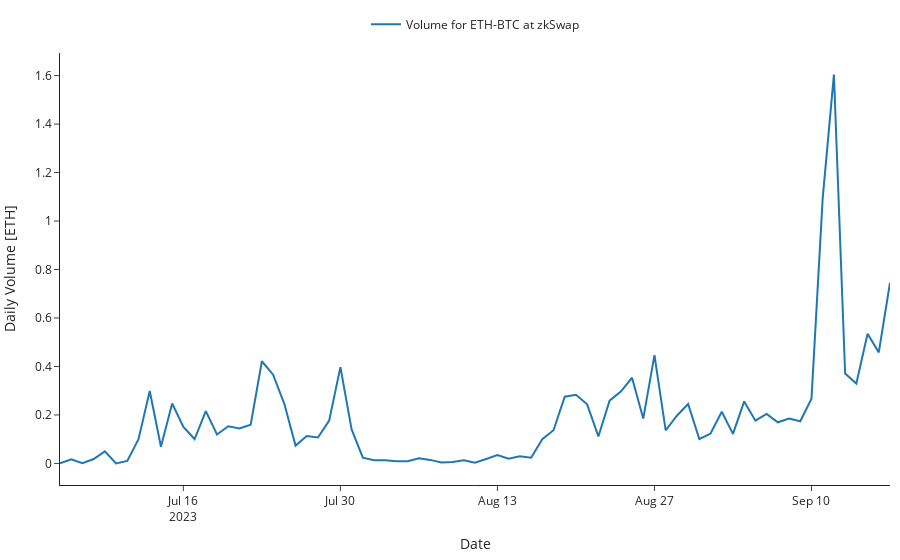

This figure's notebook cell:
### Code cell
fig = go.Figure(layout=layout)

fig.add_trace(go.Scatter(x=df_per_day['timestamp'],
                            y=df_per_day2['volume_ETH'].astype(
                                float),
                            mode='lines',
                            name = 'Volume for ETH-BTC at zkSwap'))

fig.update_layout(xaxis_title='Date',
                    yaxis_title='Daily Volume [ETH]', showlegend=True,
                    legend=dict(xanchor='center', x=0.5, y=1.10, orientation='h'),)
#fig.write_image(f"./plots/{contract_name}_{event_name}.pdf")
fig.show()
